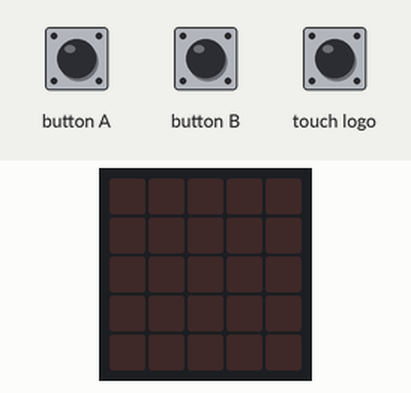
Recording of a program running on a simulated BBC micro:bit (MakeCode). On the bench: the board's 5×5 LED display. The test bench sets the inputs (shaded band).

Above: at 1.2 s.
1.3 s: button A pressed for 0.15 s
At 1.51 s:
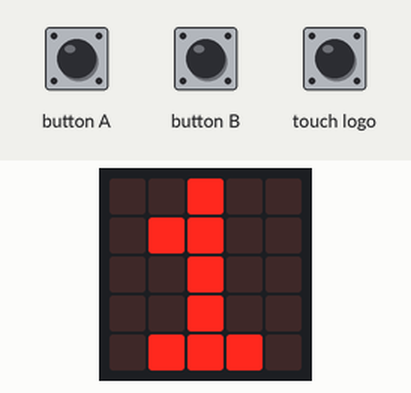
3.2 s: button B pressed for 0.15 s
At 3.41 s:
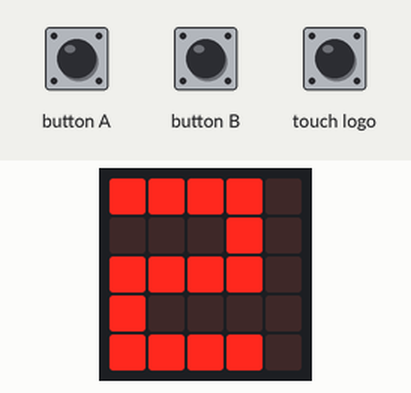
5.1 s: touch logo pressed for 0.15 s
At 5.31 s:
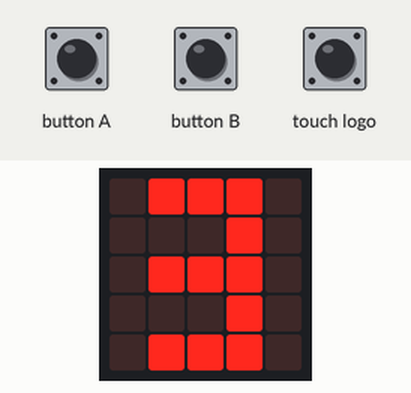
7.0 s: touch logo pressed for 3.2 s
11.8 s: button A pressed for 3.2 s
At 12.3 s:
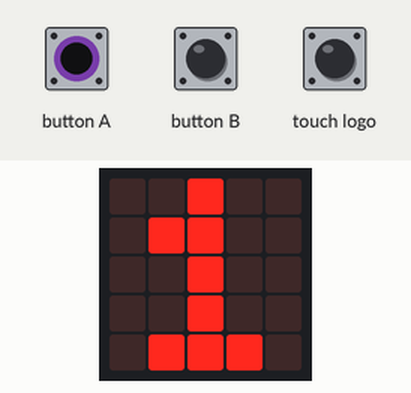
Timing chart, 0 to 14.8 s (numbered marks = the images above; inputs shaded):
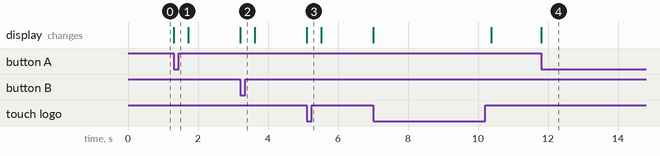

The program:

main.ts
```typescript
basic.forever(function () {
    if (input.buttonIsPressed(Button.A)) {
        basic.showLeds(`
            . . # . .
            . # # . .
            . . # . .
            . . # . .
            . # # # .
            `)
    } else if (input.buttonIsPressed(Button.B)) {
        basic.showLeds(`
            # # # # .
            . . . # .
            # # # # .
            # . . . .
            # # # # .
            `)
    } else if (input.logoIsPressed()) {
        basic.showLeds(`
            . # # # .
            . . . # .
            . # # # .
            . . . # .
            . # # # .
            `)
    } else {
        basic.clearScreen()
    }
})
```

test.ts
```typescript
// aquí va el archivo "tests"; esto no se compilará cuando este paquete se utilice como una extensión.
```

Measured:
- after the input at 1.3 s, the display: changes at once (image 1)
- after the input at 3.2 s, the display: changes at once (image 2)
- after the input at 5.1 s, the display: changes at once (image 3)
- after the input at 11.8 s, the display: changes at once (image 4)
